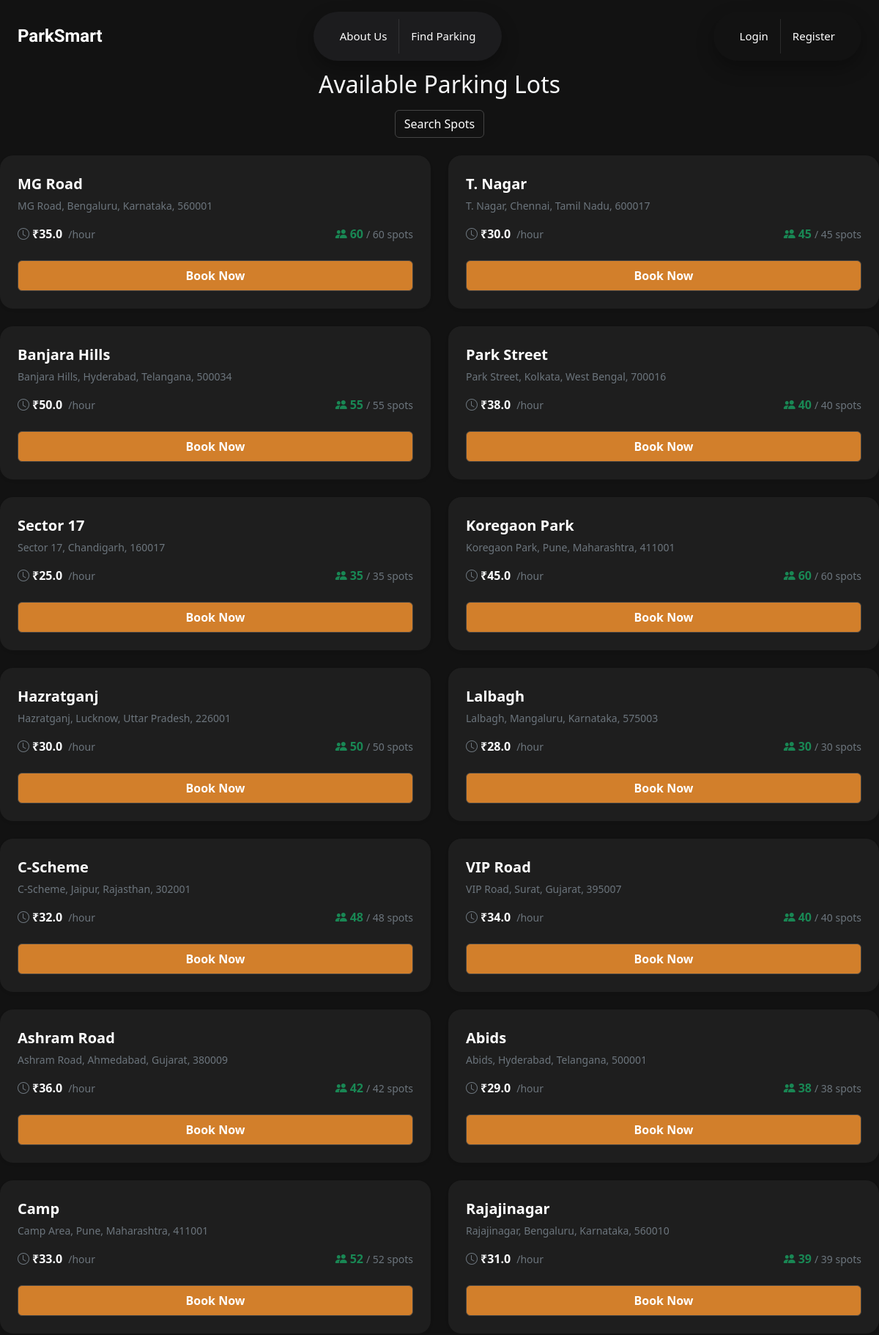
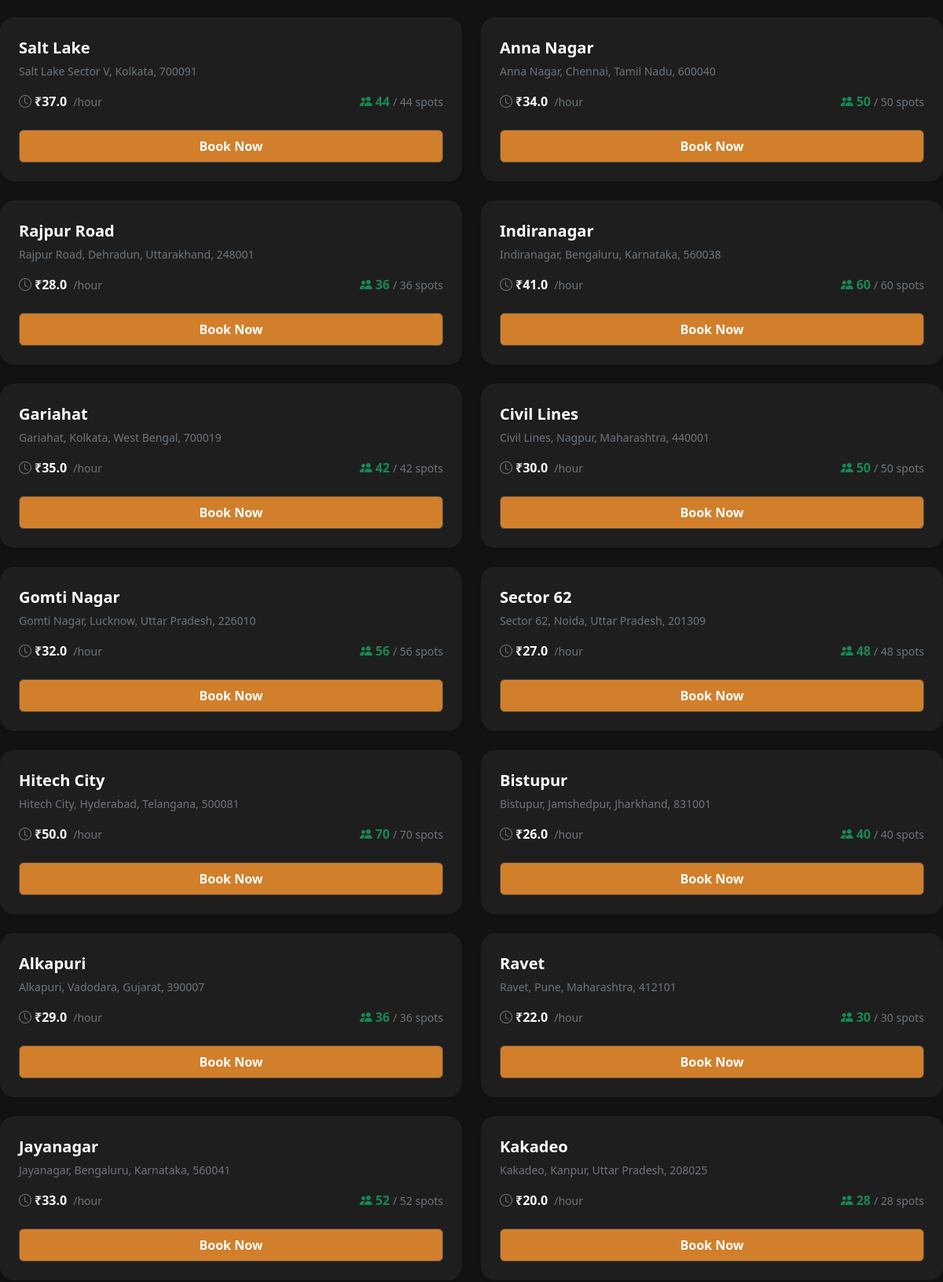
/user/search (upper part), run on the app's committed database (2 pictures, top to bottom).
### tables this page shows
CREATE TABLE parking_lots (
            id INTEGER PRIMARY KEY AUTOINCREMENT,
            prime_location_name TEXT NOT NULL,
            price REAL NOT NULL,
            address TEXT,
            pin_code TEXT,
            max_spots INTEGER
        , available_spots INTEGER DEFAULT 0, status TEXT DEFAULT 'active');

### app/__init__.py (the view)
    @app.route('/user/search', methods=['GET', 'POST'])
    def user_search():
        conn = sqlite3.connect('app.db')
        cursor = conn.cursor()
        parking_lots = []
        locations = []
        if request.method == 'POST':
            location = request.form.get('location')
            pin_code = request.form.get('pin_code')
            cursor.execute('''
                SELECT
                    l.id, l.prime_location_name, l.address, l.pin_code, l.price,
                    COUNT(s.id) as max_spots,
                    SUM(CASE WHEN s.status = 'A' THEN 1 ELSE 0 END) as available_spots
                FROM parking_lots l
                JOIN parking_spots s ON l.id = s.lot_id
                WHERE l.prime_location_name = ? AND l.pin_code = ?
                GROUP BY l.id
            ''', (location, pin_code))
            parking_lots = cursor.fetchall()
        else:
            cursor.execute('''
                SELECT
                    l.id, l.prime_location_name, l.address, l.pin_code, l.price,
                    COUNT(s.id) as max_spots,
                    SUM(CASE WHEN s.status = 'A' THEN 1 ELSE 0 END) as available_spots
                FROM parking_lots l
                JOIN parking_spots s ON l.id = s.lot_id
                GROUP BY l.id
            ''')
            parking_lots = cursor.fetchall()
        cursor.execute('SELECT DISTINCT prime_location_name FROM parking_lots')
        locations = [row[0] for row in cursor.fetchall()]
        conn.close()
        return render_template('find_parking.html', lots=parking_lots, locations=locations)

### app/templates/find_parking.html (shortened to what this page needs)
{% extends "base.html" %} {% block title %}Find Parking{% endblock %} {% block
content %}
<div class="text-center mb-4">
  <h2>Available Parking Lots</h2>
  <button
    class="btn text-white mt-2"
    data-bs-toggle="modal"
    data-bs-target="#searchModal"
  >
    Search Spots
  </button>
</div>
{% if lots %}
<div class="row row-cols-1 row-cols-md-2 g-4">
  {% for lot in lots %}
  <div class="col">
    <div class="card lot-modern-card shadow-sm h-100 border-0 p-0">
      <div class="card-body d-flex flex-column justify-content-between p-4">
        <div>
          <div class="fw-bold fs-5 mb-1">{{ lot[1] }}</div>
          <div class="text-secondary small mb-3">
            {{ lot[2] }}, {{ lot[3] }}
          </div>
          <div class="d-flex align-items-center justify-content-between mb-3">
            <div class="d-flex align-items-center gap-1 text-secondary">
              <i class="bi bi-clock"></i>
              <span class="fw-semibold text-light">₹{{ lot[4] }}</span
              ><span class="small ms-1">/hour</span>
            </div>
            <div class="d-flex align-items-center gap-1">
              <i class="bi bi-people-fill text-success"></i>
              <span class="fw-semibold text-success">{{ lot[6] }}</span>
              <span class="text-secondary small">/ {{ lot[5] }} spots</span>
            </div>
          </div>
        </div>
        <div>
          {% if lot[-1] == 'frozen' %}
          <span class="badge bg-warning mb-2">Frozen</span>
          <button
            class="btn btn-secondary w-100 mt-2 fw-semibold py-2"
            disabled
          >
            Booking Frozen
          </button>
          {% elif lot[6] > 0 %}
          <button
            class="btn text-white w-100 mt-2 fw-semibold py-2"
            style="background-color: rgb(210, 127, 43)"
            data-bs-toggle="modal"
            data-bs-target="#bookModal{{ lot[0] }}"
          >
            Book Now
          </button>
          {% endif %}
        </div>
      </div>
    </div>
  </div>
   {% endfor %}
</div>
{% else %}
<div class="alert alert-info mt-4">No parking lots available.</div>
{% endif %}
{% endblock %}

### app/static/nav.css (style rules this page uses)
body { margin: 0; padding: 0; background: #0f0f0f; font-family: 'Segoe UI', sans-serif; height: 200vh; }

### app/templates/base.html (style rules this page uses)
body { font-family: "Segoe UI", sans-serif; }
body, html { margin: 0; padding: 0; width: 100%; height: 100%; }
body.dark-mode { background-color: #121212; color: #f8f9fa; }
.dark-mode .container, .dark-mode .card, .dark-mode .table { background-color: #1e1e1e; color: #fff; }
.dark-mode .btn { border-color: #444; }
.lot-modern-card { border-radius: 18px; background: #232a36; box-shadow: 0 2px 12px rgba(182, 74, 74, 0.12); transition: transform 0.22s cubic-bezier(0.4, 2, 0.3, 1), box-shadow 0.22s cubic-bezier(0.4, 2, 0.3, 1); border: none; }

### data on the page
parking_lots: prime_location_name "MG Road", address "MG Road, Bengaluru, Karnataka", pin_code "560001", price "35.0", max_spots "60"
parking_lots: prime_location_name "T. Nagar", address "T. Nagar, Chennai, Tamil Nadu", pin_code "600017", price "30.0", max_spots "45"
parking_lots: prime_location_name "Banjara Hills", address "Banjara Hills, Hyderabad, Telangana", pin_code "500034", price "50.0", max_spots "55"
parking_lots: prime_location_name "Park Street", address "Park Street, Kolkata, West Bengal", pin_code "700016", price "38.0", max_spots "40"
parking_lots: prime_location_name "Sector 17", address "Sector 17, Chandigarh", pin_code "160017", price "25.0", max_spots "35"
parking_lots: prime_location_name "Koregaon Park", address "Koregaon Park, Pune, Maharashtra", pin_code "411001", price "45.0", max_spots "60"
parking_lots: prime_location_name "Hazratganj", address "Hazratganj, Lucknow, Uttar Pradesh", pin_code "226001", price "30.0", max_spots "50"
parking_lots: prime_location_name "Lalbagh", address "Lalbagh, Mangaluru, Karnataka", pin_code "575003", price "28.0", max_spots "30"
parking_lots: prime_location_name "C-Scheme", address "C-Scheme, Jaipur, Rajasthan", pin_code "302001", price "32.0", max_spots "48"
parking_lots: prime_location_name "VIP Road", address "VIP Road, Surat, Gujarat", pin_code "395007", price "34.0", max_spots "40"
parking_lots: prime_location_name "Ashram Road", address "Ashram Road, Ahmedabad, Gujarat", pin_code "380009", price "36.0", max_spots "42"
parking_lots: prime_location_name "Abids", address "Abids, Hyderabad, Telangana", pin_code "500001", price "29.0", max_spots "38"
parking_lots: prime_location_name "Camp", address "Camp Area, Pune, Maharashtra", pin_code "411001", price "33.0", max_spots "52"
parking_lots: prime_location_name "Rajajinagar", address "Rajajinagar, Bengaluru, Karnataka", pin_code "560010", price "31.0", max_spots "39"
parking_lots: prime_location_name "Salt Lake", address "Salt Lake Sector V, Kolkata", pin_code "700091", price "37.0", max_spots "44"
parking_lots: prime_location_name "Anna Nagar", address "Anna Nagar, Chennai, Tamil Nadu", pin_code "600040", price "34.0", max_spots "50"
parking_lots: prime_location_name "Rajpur Road", address "Rajpur Road, Dehradun, Uttarakhand", pin_code "248001", price "28.0", max_spots "36"
parking_lots: prime_location_name "Indiranagar", address "Indiranagar, Bengaluru, Karnataka", pin_code "560038", price "41.0", max_spots "60"
parking_lots: prime_location_name "Gariahat", address "Gariahat, Kolkata, West Bengal", pin_code "700019", price "35.0", max_spots "42"
parking_lots: prime_location_name "Civil Lines", address "Civil Lines, Nagpur, Maharashtra", pin_code "440001", price "30.0", max_spots "50"
parking_lots: prime_location_name "Gomti Nagar", address "Gomti Nagar, Lucknow, Uttar Pradesh", pin_code "226010", price "32.0", max_spots "56"
parking_lots: prime_location_name "Sector 62", address "Sector 62, Noida, Uttar Pradesh", pin_code "201309", price "27.0", max_spots "48"
parking_lots: prime_location_name "Hitech City", address "Hitech City, Hyderabad, Telangana", pin_code "500081", price "50.0", max_spots "70"
parking_lots: prime_location_name "Bistupur", address "Bistupur, Jamshedpur, Jharkhand", pin_code "831001", price "26.0", max_spots "40"
parking_lots: prime_location_name "Alkapuri", address "Alkapuri, Vadodara, Gujarat", pin_code "390007", price "29.0", max_spots "36"
parking_lots: prime_location_name "Ravet", address "Ravet, Pune, Maharashtra", pin_code "412101", price "22.0", max_spots "30"
parking_lots: prime_location_name "Jayanagar", address "Jayanagar, Bengaluru, Karnataka", pin_code "560041", price "33.0", max_spots "52"
parking_lots: prime_location_name "Kakadeo", address "Kakadeo, Kanpur, Uttar Pradesh", pin_code "208025", price "20.0", max_spots "28"
